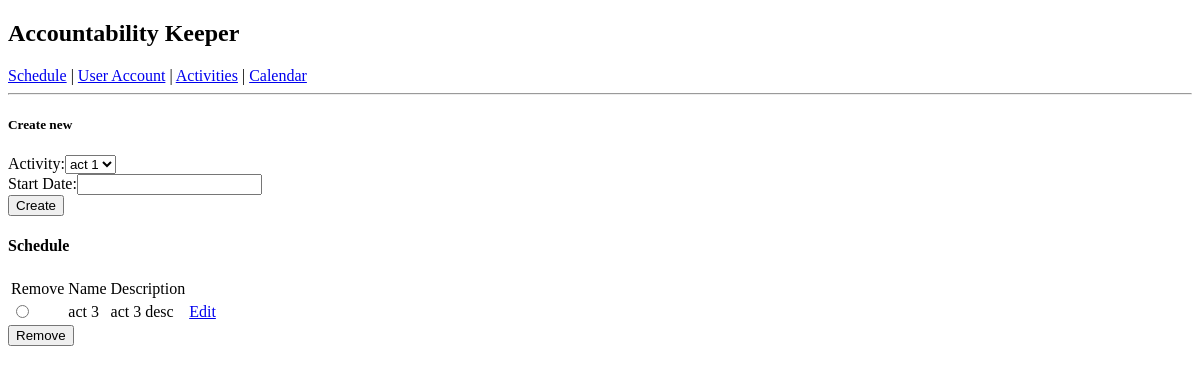
/ (signed in), run on an earlier commit of the app's database.
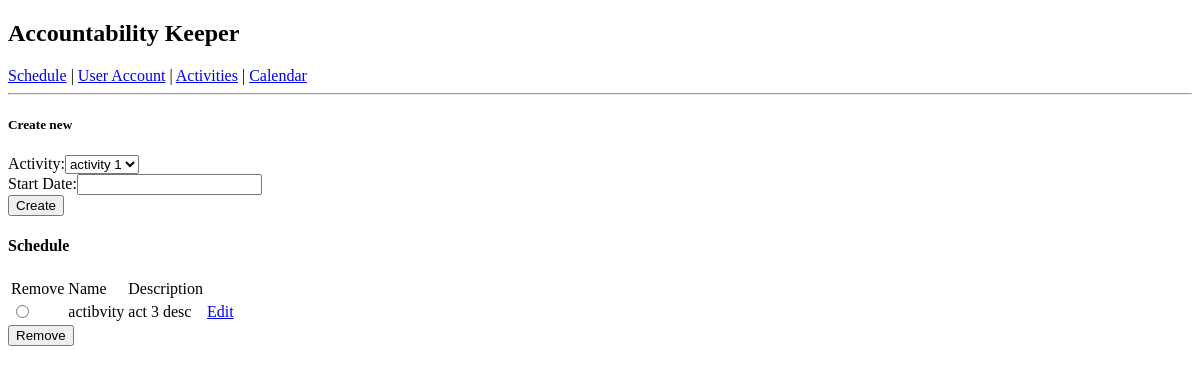
And on a later commit of the database.
### tables this page shows
CREATE TABLE IF NOT EXISTS `schedule` (
`id` int(11) NOT NULL,
  `activityId` int(11) NOT NULL,
  `userId` int(11) NOT NULL,
  `startDate` date DEFAULT NULL
);

CREATE TABLE IF NOT EXISTS `activities` (
`id` int(11) NOT NULL,
  `name` varchar(10) NOT NULL,
  `description` text,
  `time` time DEFAULT NULL,
  `day` varchar(10) DEFAULT NULL
);

### index.php (called while the page is built)
<?php
	include 'schedule.php';
?>

### database.php (called while the page is built, shortened)
<?php
    function connect() {
    	$serverName = "localhost";
		  $userName = "ak-dbAccess";
		  $password = "password";
		  $dbname = "accountibilityKeeper";
		  $conn = new mysqli($serverName, $userName, $password, $dbname);
		  return $conn;
    }
    function db_getListOfActivities() {
    	$conn = connect();
		  $sql = "select * from `activities`";
		  $result = $conn->query($sql);
		  $resultArray = array();
		  if ($result->num_rows > 0) {
		  	while($row = $result->fetch_assoc()) {
		  		array_push($resultArray, $row);
		  	}
		  	return $resultArray;
		  } else {
		  	return "0 activities list";
		  }
    }
    function db_getUserSchedule($userId) {
    	$conn = connect();
		  $sql = "select schedule.id, activities.id AS activitiesId, activities.name, activities.description, activities.day, activities.time, schedule.startDate from activities INNER JOIN schedule ON schedule.activityId = activities.id where schedule.userId = " . $userId;
		  $result = $conn->query($sql);
		  $resultArray = array();
		  if ($result->num_rows > 0) {
		  	while($row = $result->fetch_assoc()) {
		  		array_push($resultArray, $row);
		  	}
		  	return $resultArray;
		  } else {
		  	return false;
		  }
    }
?>

### schedule.php (the view, shortened to what this page needs)
<?php
	$editting = false;
	$activityId = "";
	$startDate = "";
?>
<h5>Create new</h5>
<form method="post" name="scheduleForm">
	Activity:<select name="activityId">
		<?php
			$result = db_getListOfActivities();
			foreach ($result as $row) {
				echo "<option value=\"".$row['id']."\"";
				if($row['id'] == $activityId) {
					echo ' selected ';
				}
				echo ">".$row['name']."</option>";
			}
		?>
	</select>
	<br/>
	Start Date:<input name="startDate" type="text" value="<?php if ($editting) { echo $startDate; } ?>"><br/>
	<?php
		if ($editting) {
			echo '<input type="submit" name="updateAction" value="Update">';
		} else {
			echo '<input type="submit" name="createAction" value="Create">';
		}
	?>
</form>
<h4>Schedule</h4>
<?php
	getUserSchedule($_SESSION['userId']);
		?>

### helper.php (shortened to what this page needs)
<?php
	include 'database.php';
	function getUserSchedule($userId) {
		$result = db_getUserSchedule($userId);
		echo '<form method="post" name="scheduleForm">';
		echo '<table>';
  	echo '<tr><td>Remove</td><td>Name</td><td>Description</td></tr>';
  	foreach($result as $row) {
  		echo "<tr><td><input type=\"radio\" name=\"rowSelRadio\" value=\"" . $row['id'] . "\"></td><td>" . $row["name"] . "</td><td>" . $row["description"] . "<td><a href=\"?edit&id=" . $row['id'] . "\">Edit</a></td></tr>";
  	}
  	echo '</table>';
  	echo '<button name="removeAction">Remove</button>';
  	echo '</form>';
	}
?>

What changed in the data, as far as the page shows it:
changed schedule "act 3 desc": activityId.name "act 3" → "actibvity"
Also different on the page:
form field activityId: "act 1" → "activity 1"
